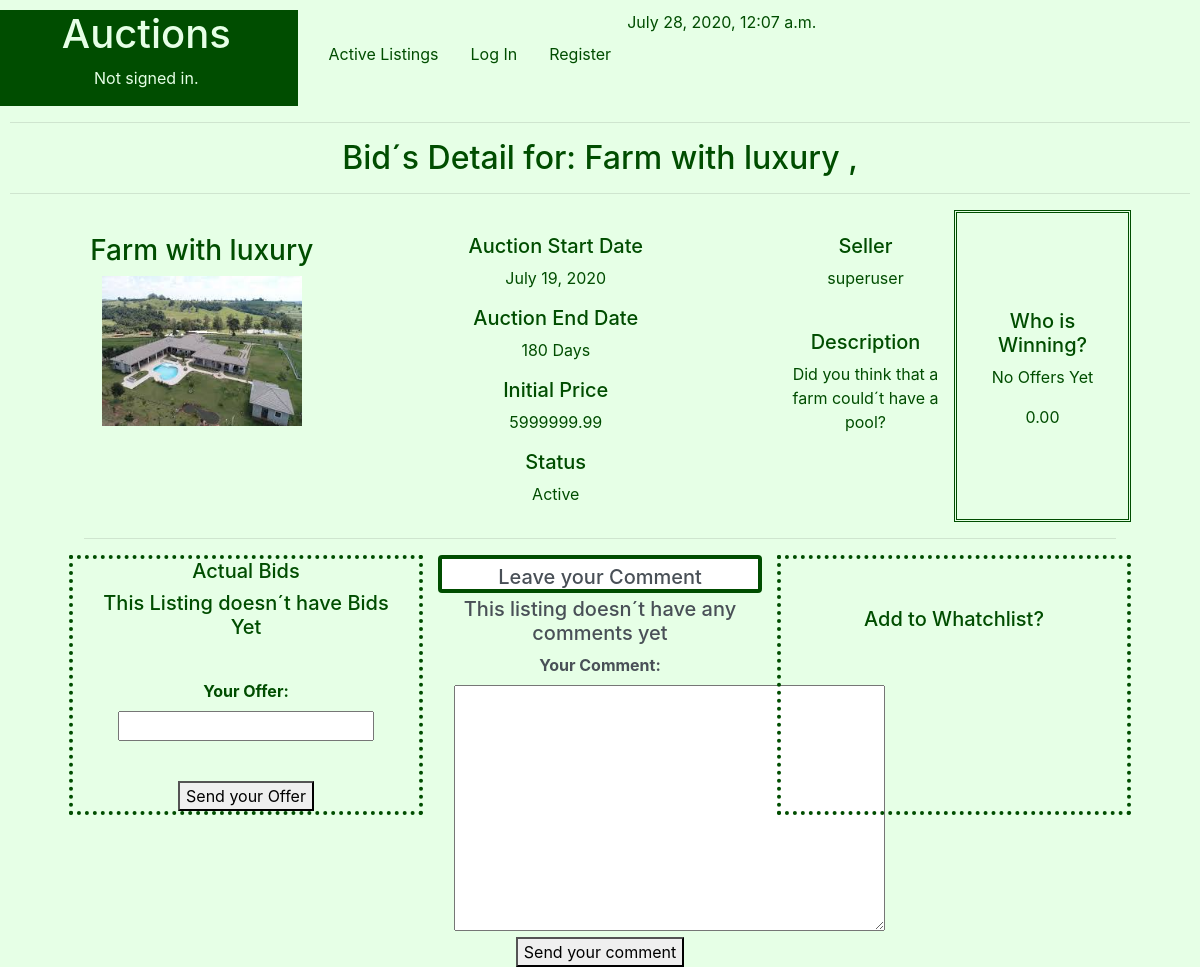
/Bid/Farm with luxury, run on an earlier commit of the app's database.
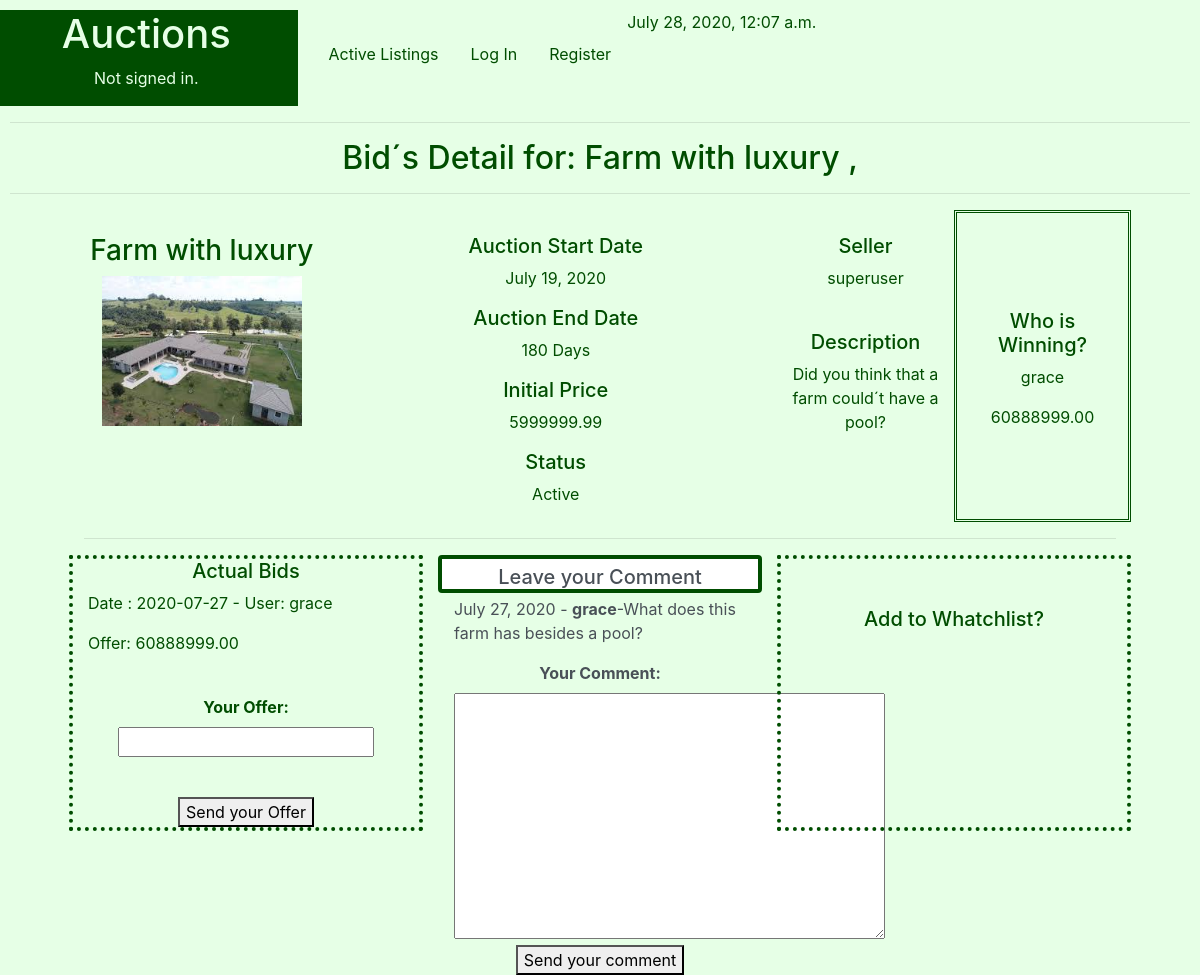
And on a later commit of the database.
### auctions/models.py (models this page shows, shortened)
class Listings(models.Model):
    STATUS = (
        ('Active', 'Active - Receiving Bids'),
        ('To Begin', 'To Begin - De Auction didn´t start yet'),
        ('Closed', 'Closed - The seller gave up the auction'),
        ('Sold', 'Sold'),
    )
    Ltitle = models.CharField(help_text="Choose a title for your listing",max_length=50)
    Ccode=models.IntegerField(help_text="Categories Ex: 1-Apartament,2-Commercial,3-Farm, 4-House ") #foreign key from PropTypes
    Ldescription = models.CharField(max_length=250)
    Lprice = models.FloatField(help_text="starting bid Just USD") #initial price
    Ldatestart = models.DateField(help_text="Please use the following format: <em>YYYY-MM-DD</em>. for the auction start")
    Lduration = models.IntegerField(help_text="Duration expressed in days" )
    Luser = models.CharField(max_length=25)
    Limage= models.ImageField(upload_to="media", blank=True) #Name of the picture saved on static folder
    Lstatus = models.CharField(max_length=8, choices=STATUS )

class Bids(models.Model):
    Lcode = models.ForeignKey(Listings, on_delete=models.CASCADE)
    Buser = models.CharField(max_length=25) #Who is going to buy
    Bthrow= models.IntegerField() #first throw, second , third....
    Bprice = models.FloatField(help_text="Just USD")# throw value
    Bdate = models.DateField(help_text="Please use the following format: <em>YYYY-MM-DD</em>.")

class Comments(models.Model):
    Lcode = models.ForeignKey(Listings, on_delete=models.CASCADE)
    Cdate=  models.DateField(help_text="Please use the following format: <em>YYYY-MM-DD</em>. for the auction start", blank=True)
    Cuser = models.CharField(max_length=25) #Who is buying
    Ccomment = models.TextField(max_length=250)

### auctions/views.py (the view)
# urls.py: path('Bid/<str:Btitle>', views.Bids_view, name='BidsDetail'),
def Bids_view(request, Btitle):
    B_title =Btitle
    d = datetime.now()
    L_data = Listings.objects.filter(Ltitle=B_title)
    Status = L_data[0].Lstatus
    Lfilter = Listings.objects.filter(Ltitle=B_title).values('id' , 'Lprice')
    for Search_id in Lfilter:
        Lid_value = int(Search_id['id'])
        Lprice = float(Search_id['Lprice'])
    W_data=Watchlist.objects.filter(Lcode__Ltitle=B_title)
    C_data=Comments.objects.filter(Lcode__Ltitle=B_title)
    B_data = Bids.objects.filter(Lcode__Ltitle=B_title)
    Last_Bid = Bids.objects.filter(Lcode__Ltitle=B_title).order_by('-Bprice')[:1]
    if Last_Bid:
        BestOffer = Last_Bid[0].Bprice
        Winner = Last_Bid[0].Buser
    else:
        BestOffer = 0
        Winner = "No Offers Yet"
    if request.method == "POST":
        FB = BidForm(request.POST)
        FC = CommentForm(request.POST)
        FChange = ChangeStatusForm(request.POST)
        if FB.is_valid():
            User= request.POST["User"]
            B_user = User
            B_price =FB.cleaned_data["Bid_price"]
            B_date = time.strftime("%Y-%m-%d")
            Lances= Bids.objects.filter(Lcode_id=Lid_value).values('Bthrow', 'Bprice').order_by('Bthrow')
            if len(Lances):
                for L in Lances:
                   N_Bthrow = L['Bthrow']
                   N_Bprice = float(L['Bprice'])
                B_throw = N_Bthrow + 1
            else:
                B_throw = 1
                N_Bprice= Lprice
            if (B_price <  Lprice) or (B_price <  N_Bprice):
                msgbids= "EROR: A bid must be greater than or equal to the original amount and greater than the last bid, if any."
                context={
                "msgbids":msgbids ,
                "d":d,
                "Btitle" : Btitle,
                "L_data" :L_data,
                "Status":Status,
                "B_data" :B_data,
                "BestOffer":BestOffer,
                "Winner":Winner,
                "W_data" :W_data,
                "C_data":C_data,
                "BidForm": FB,
                "CommentForm": CommentForm(),
                "ChangeStatusForm" :ChangeStatusForm(),
                 }
                return render(request, "auctions/BidsDetail.html", context)
            try:
                NewBid = Bids(Lcode_id=Lid_value , Buser=B_user , Bthrow=B_throw, Bprice=B_price ,Bdate=B_date )
                NewBid.save()
                B_data=Bids.objects.filter(Lcode__Ltitle=B_title)
                msgbids ="New Bid Saved, Good Luck!"
                context={
                    "msgbids":msgbids ,
                    "d":d,
                    "Btitle" : Btitle,
                    "L_data" :L_data,
                    "Status":Status,
                    "B_data" :B_data,
                    "BestOffer":BestOffer,
                    "Winner":Winner,
                    "W_data" :W_data,
                    "C_data":C_data,
                    "BidForm": FB,
                    "CommentForm": CommentForm(),
                    "ChangeStatusForm" :ChangeStatusForm(),
                }
                return render(request, "auctions/BidsDetail.html", context)
            except :
                return HttpResponse(" Something Wrong tyring to save Bid")
        if FC.is_valid():
            User= request.POST["User"]
            C_Cuser= User
            C_comment =  FC.cleaned_data["C_Ccomment"]
            C_Lcode = int(Lid_value)
            C_Cdate = time.strftime("%Y-%m-%d")
            try:
                NewComment = Comments(Cdate=C_Cdate, Cuser=C_Cuser,Ccomment=C_comment, Lcode_id=C_Lcode )
                NewComment.save()
                NewC_data=Comments.objects.filter(Lcode__Ltitle=B_title)
                context = {
                    "msgcomment" :"New comment saved!",
                    "d":d,
                    "Btitle" : Btitle,
                    "L_data" :L_data,
                    "Status":Status,
                    "B_data" :B_data,
                    "BestOffer":BestOffer,
                    "Winner":Winner,
                    "W_data" :W_data,
                    "C_data":NewC_data,
                    "CommentForm": FC,
                    "BidForm":BidForm(),
                    "ChangeStatusForm" :ChangeStatusForm(),
                }
                return render(request, "auctions/BidsDetail.html", context)
            except  :
                return HttpResponse( "ERROR trying to save new comment :", C_Lcode, C_Cdate, C_Cuser ,C_comment  )
        if FChange.is_valid():
            New_Status =FChange.cleaned_data
            SelectedStatus = request.POST.getlist('L_Lstatus')
            for S in SelectedStatus:
                NewStatus = SelectedStatus
            print("Selected Status:",SelectedStatus, NewStatus)
            try:
                Updatelistings = Listings.objects.get(Ltitle=B_title)
                print(Updatelistings)
                Updatelistings.Lstatus = NewStatus
                Updatelistings.save()
                L_data = Listings.objects.filter(Ltitle=B_title)
                Status= L_data[0].Lstatus
                context = {
                    "msgstatus" :"New Status saved!",
                    "d":d,
                    "Btitle" : Btitle,
                    "L_data" :L_data,
                    "Status":Status,
                    "B_data" :B_data,
                    "BestOffer":BestOffer,
                    "Winner":Winner,
                    "W_data" :W_data,
                    "C_data":NewC_data,
                    "ChangeStatusForm": FChange,
                    "BidForm":BidForm(),
                    "CommentForm": CommentForm(),
                }
                return render(request, "auctions/BidsDetail.html", context)
            except:
                return HttpResponse( "ERROR trying to update Listing Status" )
    else:
        context = {
            "d":d,
            "Btitle":B_title,
            "L_data":L_data,
            "Status":Status,
            "B_data":B_data,
            "W_data":W_data,
            "C_data":C_data,
            "BestOffer":BestOffer,
            "Winner":Winner,
            "BidForm":BidForm(),
            "CommentForm": CommentForm(),
            "ChangeStatusForm" :ChangeStatusForm(),
        }
        return render(request, "auctions/BidsDetail.html", context)

### auctions/views.py
class BidForm(forms.Form):
    Bid_price= forms.FloatField(label="Your Offer")

class CommentForm(forms.Form):
    C_Ccomment = forms.CharField(label='Your Comment',widget=forms.Textarea)

### auctions/templates/auctions/BidsDetail.html (shortened to what the changed rows need)
{% extends "auctions/layout.html" %}
{% block body %}
<h2 style="text-align: center;">Bid´s Detail for: {{Btitle}} , {{user.username}}  </h2>
<hr>
<div class ="flex-container" style="text-align: center;">
    <div class="container" style="width:90%;">
        <div class="row"  width="1700px">
          {%for L in L_data %}
              <div class="col-lg-3">
                     <br>
                     <h3>{{L.Ltitle }}</h3>
                     <img src=" {{L.Limage.url}} "  width="200">
                     <br>
              </div>
              <br>
              <div class="col-lg-5">
              <br>
                     <h5>Auction Start Date  </h5>
                     <p>{{ L.Ldatestart }}</p>
                     <h5>Auction End Date  </h5>
                     <p>{{ L.Lduration }} Days</p>
                     <h5>Initial Price </h5>
                     <p> {{ L.Lprice |floatformat:2 }}</p>
                     <h5>Status</h5>
                     <p>{{ L.Lstatus }}</p>
              </div>
              <div class="col-lg-2">
                      <br>
                      <h5>Seller</h5>
                      <p>{{ L.Luser }}</p>
                      <br>
                      <h5>Description</h5>
                      <p>{{ L.Ldescription }}</p>
              </div>
              <div class="col-lg-2" style="border:double;border-color:#004d00 ;">
                <br>  <br>  <br>  <br>
                 {% if Status == "Sold" %}
                    <h5> Sold To: </h5>
                    <p>  {{Winner}} </p>
                    <p>  {{BestOffer|floatformat:2}} </p>
                    {% if Winner == user.username %}
                       <h3 style="background-color:#004d00;color:#e6ffe6 ;">   Congrats! you won the aution  </h3>
                    {%endif%}
                 {% else %}
                    <h5> Who is Winning? </h5>
                    <p>  {{Winner}} </p>
                    <p>  {{BestOffer|floatformat:2}} </p>
                {% endif %}
                  <br>
                  <br>
          {%endfor%}
        </div>
      </div>
    </div>
  <div class="container" style="border:#004d00; width:90%">
    <form action="{% url 'auctions:BidsDetail' Btitle %}" method="post">{% csrf_token %}
        <div class="row"  width="1700px">
            <div class="col-lg-4" style=" border: 4px dotted #004d00 ;">
               <form class="form-control"  method="post" >{% csrf_token %}
                        <h5> Actual Bids </h5>
                  {% if B_data|length > 0 %}
                      {%for B in B_data %}
                          <p style='text-align: left;'>Date : {{B.Bdate |date:"Y-m-d"}} - User: {{B.Buser}}</p>
                          <p style='text-align: left;'>Offer: {{B.Bprice |floatformat:2 }}   </p>
                      {% endfor %}
                  {%else%}
                      <h5>This Listing doesn´t have Bids Yet </h5>
                  {%endif%}
                  <br>
                    <b >  {{ BidForm }}  </b>
                    <br>
                  {%if Status != "Sold" %}
                    <br>
                    <button type="Submit" name="SubmitBid">Send your Offer</button>
                  {%endif%}
                </form>
            </div>
            <div class="col-lg-4"   >
                <form class="form-control" method="post" style="border: 4px solid #004d00 ;">{% csrf_token %}
                <h5  > Leave your Comment </h5>
                {%if C_data|length > 0 %}
                    {%for C in C_data %}
                       <p style='text-align: left;'> {{C.Cdate}} - <b>{{C.Cuser}}</b>-{{C.Ccomment}}</p>
                    {%endfor%}
                {%else%}
                      <h5>This listing doesn´t have any comments yet </h5>
                {%endif%}
                   <b>   {{ CommentForm}}   </b>
                   <br>
                {%if Status != "Sold" %}
                   <button type="Submit" name="SubmitComment">Send your comment</button>
                {% endif %}
                </form>
                <br>
            </div>
        </div>
    </form>
  </div>
</div>
{% endblock %}

What changed in the data, as far as the page shows it:
shown differently, row unchanged: Listings "Farm with luxury": Winner "No Offers Yet" → (not shown); BestOffer "0.00" → (not shown)
added Bids: Buser "grace", Bprice "60888999.00", Bdate "2020-07-27"
added Comments: Cdate "July 27, 2020", Cuser "grace", Ccomment "What does this farm has besides a pool?"
Also different on the page:
text no longer shown: "This Listing doesn´t have Bids Yet This listing doesn´t have any comments yet"
